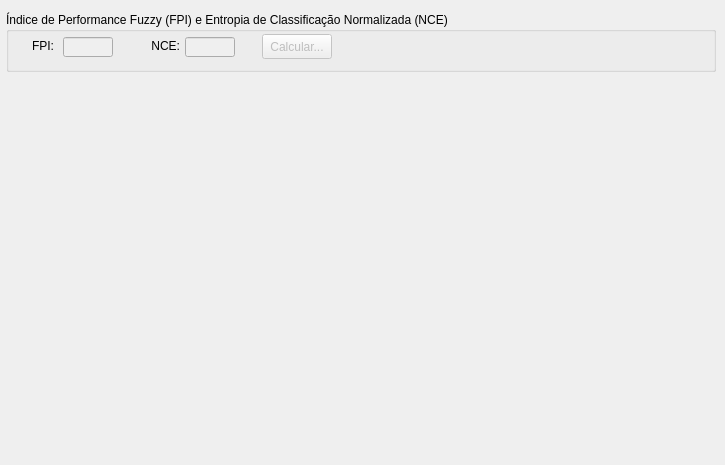
     <widget class="QWidget" name="tab_8">
      <attribute name="title">
       <string>Gráfico de FPI/NCE</string>
      </attribute>
      <widget class="QLabel" name="label_ZM_FPI_NCE">
       <property name="geometry">
        <rect>
         <x>16</x>
         <y>96</y>
         <width>690</width>
         <height>360</height>
        </rect>
       </property>
       <property name="text">
        <string/>
       </property>
       <property name="scaledContents">
        <bool>true</bool>
       </property>
      </widget>
      <widget class="QGroupBox" name="groupBox_ZM_Calc_Nr_Ideal_ZM">
       <property name="geometry">
        <rect>
         <x>6</x>
         <y>12</y>
         <width>710</width>
         <height>60</height>
        </rect>
       </property>
       <property name="title">
        <string>Índice de Performance Fuzzy (FPI) e Entropia de Classificação Normalizada (NCE)</string>
       </property>
       <widget class="QLineEdit" name="lineEdit_ZM_NCE">
        <property name="enabled">
         <bool>false</bool>
        </property>
        <property name="geometry">
         <rect>
          <x>179</x>
          <y>25</y>
          <width>50</width>
          <height>20</height>
         </rect>
        </property>
       </widget>
       <widget class="QPushButton" name="pushButton_ZM_Calc_Nr_Ideal_ZM">
        <property name="enabled">
         <bool>false</bool>
        </property>
        <property name="geometry">
         <rect>
          <x>256</x>
          <y>22</y>
          <width>70</width>
          <height>25</height>
         </rect>
        </property>
        <property name="text">
         <string>Calcular...</string>
        </property>
       </widget>
       <widget class="QLabel" name="label_23">
        <property name="geometry">
         <rect>
          <x>8</x>
          <y>26</y>
          <width>40</width>
          <height>16</height>
         </rect>
        </property>
        <property name="text">
         <string>FPI:</string>
        </property>
        <property name="alignment">
         <set>Qt::AlignRight|Qt::AlignTrailing|Qt::AlignVCenter</set>
        </property>
       </widget>
       <widget class="QLabel" name="label_24">
        <property name="geometry">
         <rect>
          <x>134</x>
          <y>26</y>
          <width>40</width>
          <height>16</height>
         </rect>
        </property>
        <property name="text">
         <string>NCE:</string>
        </property>
        <property name="alignment">
         <set>Qt::AlignRight|Qt::AlignTrailing|Qt::AlignVCenter</set>
        </property>
       </widget>
       <widget class="QLineEdit" name="lineEdit_ZM_FPI">
        <property name="enabled">
         <bool>false</bool>
        </property>
        <property name="geometry">
         <rect>
          <x>57</x>
          <y>25</y>
          <width>50</width>
          <height>20</height>
         </rect>
        </property>
       </widget>
      </widget>
     </widget>
